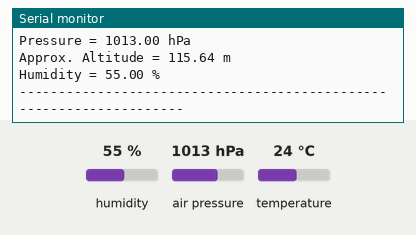
The sketch below on a simulated Arduino Uno, built with avr-gcc and run on an emulated ATmega328P. Parts: the last lines printed to the serial monitor. Wiring (inferred from the names in the program): BME280 sensor at I2C address 0x76. The inputs (shaded band) are chosen by the test bench; at power-on: humidity 55 %, air pressure 1013 hPa, temperature 24 °C.

Above: at 1.2 s.
1.3 s: humidity set to 22 %
At 2.4 s:
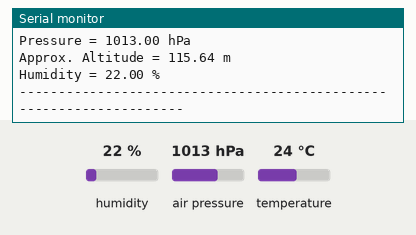
2.8 s: air pressure set to 952 hPa
4.3 s: temperature set to 12 °C
At 4.3 s:
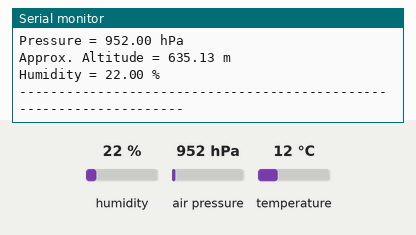
5.8 s: air pressure set to 1000 hPa
At 7.6 s:
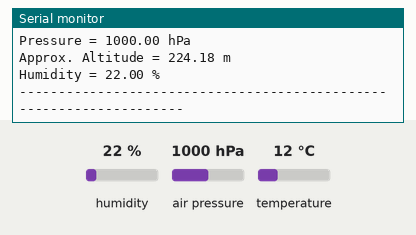
Timing chart, 0 to 9.1 s (numbered marks = the images above; inputs shaded):
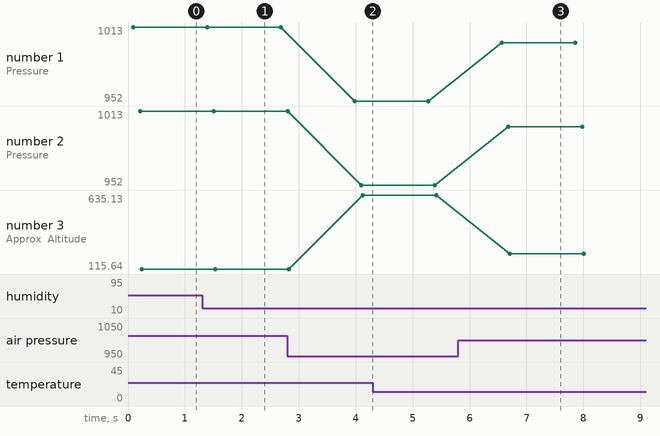

Measured:
- after the input at 1.3 s, the serial monitor: prints a new line after 0.11 s (image 1)
- after the input at 5.8 s, the serial monitor: prints a new line after 0.76 s (image 3)
- plotted number 1: 1013 → 952 after the input at 2.8 s, 952 → 1000 after the input at 5.8 s
- plotted number 2: 1013 → 952 after the input at 2.8 s, 952 → 1000 after the input at 5.8 s
- plotted number 3: 115.64 → 635.13 after the input at 2.8 s, 635.13 → 224.18 after the input at 5.8 s

The sketch:

nativeBme280.ino
```cpp
#include<Wire.h>

// Adafruit includes
#include <SPI.h>
#include <Adafruit_Sensor.h>
#include <Adafruit_BME280.h>

// Adafruit stuff
#define BME_SCK 13
#define BME_MISO 12
#define BME_MOSI 11
#define BME_CS 10
#define SEALEVELPRESSURE_HPA (1027.00)
Adafruit_BME280 bme; // I2C
//Adafruit_BME280 bme(BME_CS); // hardware SPI
//Adafruit_BME280 bme(BME_CS, BME_MOSI, BME_MISO, BME_SCK); // software SPI


// BME280 I2C address is 0x76(108)
#define Addr 0x76

void setup()
{
    // Initialise I2C communication as MASTER
    Wire.begin();
    // Initialise Serial communication, set baud rate = 9600
    Serial.begin(9600);


    bool status;

    // default settings
    // (you can also pass in a Wire library object like &Wire2)
    status = bme.begin();
    if (!status) {
        Serial.println("Could not find a valid BME280 sensor, check wiring!");
        while (1);
    }


}

void loop()
{
unsigned int b1[24];
unsigned int data[8];
unsigned int dig_H1 = 0;
for(int i = 0; i < 24; i++)
{
// Start I2C Transmission
Wire.beginTransmission(Addr);
// Select data register
Wire.write((136+i));
// Stop I2C Transmission
Wire.endTransmission();

// Request 1 byte of data
Wire.requestFrom(Addr, 1);

// Read 24 bytes of data
if(Wire.available() == 1)
{
b1[i] = Wire.read();
}
}

// Convert the data
// temp coefficients
unsigned int dig_T1 = (b1[0] & 0xff) + ((b1[1] & 0xff) * 256);
int dig_T2 = b1[2] + (b1[3] * 256);
int dig_T3 = b1[4] + (b1[5] * 256);

// pressure coefficients
unsigned int dig_P1 = (b1[6] & 0xff) + ((b1[7] & 0xff ) * 256);
int dig_P2 = b1[8] + (b1[9] * 256);
int dig_P3 = b1[10] + (b1[11] * 256);
int dig_P4 = b1[12] + (b1[13] * 256);
int dig_P5 = b1[14] + (b1[15] * 256);
int dig_P6 = b1[16] + (b1[17] * 256);
int dig_P7 = b1[18] + (b1[19] * 256);
int dig_P8 = b1[20] + (b1[21] * 256);
int dig_P9 = b1[22] + (b1[23] * 256);

// Start I2C Transmission
Wire.beginTransmission(Addr);
// Select data register
Wire.write(161);
// Stop I2C Transmission
Wire.endTransmission();

// Request 1 byte of data
Wire.requestFrom(Addr, 1);

// Read 1 byte of data
if(Wire.available() == 1)
{
dig_H1 = Wire.read();
}

for(int i = 0; i < 7; i++)
{
// Start I2C Transmission
Wire.beginTransmission(Addr);
// Select data register
Wire.write((225+i));
// Stop I2C Transmission
Wire.endTransmission();

// Request 1 byte of data
Wire.requestFrom(Addr, 1);

// Read 7 bytes of data
if(Wire.available() == 1)
{
b1[i] = Wire.read();
}
}

// Convert the data
// humidity coefficients
int dig_H2 = b1[0] + (b1[1] * 256);
unsigned int dig_H3 = b1[2] & 0xFF ;
int dig_H4 = (b1[3] * 16) + (b1[4] & 0xF);
int dig_H5 = (b1[4] / 16) + (b1[5] * 16);
int dig_H6 = b1[6];

// Start I2C Transmission
Wire.beginTransmission(Addr);
// Select control humidity register
Wire.write(0xF2);
// Humidity over sampling rate = 1
Wire.write(0x01);
// Stop I2C Transmission
Wire.endTransmission();

// Start I2C Transmission
Wire.beginTransmission(Addr);
// Select control measurement register
Wire.write(0xF4);
// Normal mode, temp and pressure over sampling rate = 1
Wire.write(0x27);
// Stop I2C Transmission
Wire.endTransmission();

// Start I2C Transmission
Wire.beginTransmission(Addr);
// Select config register
Wire.write(0xF5);
// Stand_by time = 1000ms
Wire.write(0xA0);
// Stop I2C Transmission
Wire.endTransmission();

for(int i = 0; i < 8; i++)
{
// Start I2C Transmission
Wire.beginTransmission(Addr);
// Select data register
Wire.write((247+i));
// Stop I2C Transmission
Wire.endTransmission();

// Request 1 byte of data
Wire.requestFrom(Addr, 1);

// Read 8 bytes of data
if(Wire.available() == 1)
{
data[i] = Wire.read();
}
}

// Convert pressure and temperature data to 19-bits
long adc_p = (((long)(data[0] & 0xFF) * 65536) + ((long)(data[1] & 0xFF) * 256) + (long)(data[2] & 0xF0)) / 16;
long adc_t = (((long)(data[3] & 0xFF) * 65536) + ((long)(data[4] & 0xFF) * 256) + (long)(data[5] & 0xF0)) / 16;
// Convert the humidity data
long adc_h = ((long)(data[6] & 0xFF) * 256 + (long)(data[7] & 0xFF));

// Temperature offset calculations
double var1 = (((double)adc_t) / 16384.0 - ((double)dig_T1) / 1024.0) * ((double)dig_T2);
double var2 = ((((double)adc_t) / 131072.0 - ((double)dig_T1) / 8192.0) *
(((double)adc_t)/131072.0 - ((double)dig_T1)/8192.0)) * ((double)dig_T3);
double t_fine = (long)(var1 + var2);
double cTemp = (var1 + var2) / 5120.0;
double fTemp = cTemp * 1.8 + 32;

// Pressure offset calculations
var1 = ((double)t_fine / 2.0) - 64000.0;
var2 = var1 * var1 * ((double)dig_P6) / 32768.0;
var2 = var2 + var1 * ((double)dig_P5) * 2.0;
var2 = (var2 / 4.0) + (((double)dig_P4) * 65536.0);
var1 = (((double) dig_P3) * var1 * var1 / 524288.0 + ((double) dig_P2) * var1) / 524288.0;
var1 = (1.0 + var1 / 32768.0) * ((double)dig_P1);
double p = 1048576.0 - (double)adc_p;
p = (p - (var2 / 4096.0)) * 6250.0 / var1;
var1 = ((double) dig_P9) * p * p / 2147483648.0;
var2 = p * ((double) dig_P8) / 32768.0;
double pressure = (p + (var1 + var2 + ((double)dig_P7)) / 16.0) / 100;

// Humidity offset calculations
double var_H = (((double)t_fine) - 76800.0);
var_H = (adc_h - (dig_H4 * 64.0 + dig_H5 / 16384.0 * var_H)) * (dig_H2 / 65536.0 * (1.0 + dig_H6 / 67108864.0 * var_H * (1.0 + dig_H3 / 67108864.0 * var_H)));
double humidity = var_H * (1.0 - dig_H1 * var_H / 524288.0);
if(humidity > 100.0)
{
humidity = 100.0;
}
else if(humidity < 0.0)
{
humidity = 0.0;
}

// Output data to serial monitor
Serial.print("Temperature in Celsius : ");
Serial.print(cTemp);
Serial.println(" C");
Serial.print("Temperature in Fahrenheit : ");
Serial.print(fTemp);
Serial.println(" F");
Serial.print("Pressure : ");
Serial.print(pressure);
Serial.println(" hPa");
Serial.print("Relative Humidity : ");
Serial.print(humidity);
Serial.println(" RH");

Serial.println("----------------------------------");

Serial.print("Temperature = ");
Serial.print(bme.readTemperature());
Serial.println(" *C");

Serial.print("Pressure = ");

Serial.print(bme.readPressure() / 100.0F);
Serial.println(" hPa");

Serial.print("Approx. Altitude = ");
Serial.print(bme.readAltitude(SEALEVELPRESSURE_HPA));
Serial.println(" m");

Serial.print("Humidity = ");
Serial.print(bme.readHumidity());
Serial.println(" %");

Serial.println("--------------------------------------------------------------------");


delay(1000);
}
```
